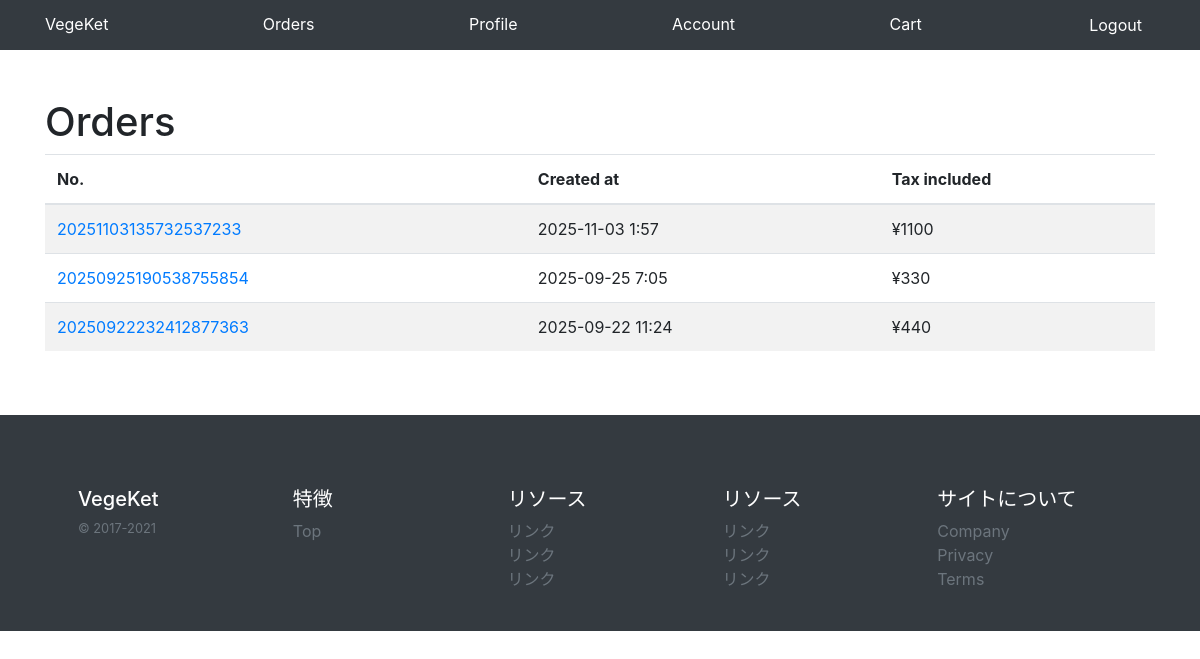
Page /orders/ (signed in) on the committed database.
### base/models/order_models.py (models this page shows, shortened)
class Order(models.Model):
    id = models.CharField(default=custom_timestamp_id, editable=False, primary_key=True, max_length=50)
    user = models.ForeignKey(get_user_model(), on_delete=models.CASCADE)
    uid = models.CharField(editable=False, max_length=50)
    is_confirmed = models.BooleanField(default=False)
    amount = models.PositiveIntegerField(default=0)
    tax_included = models.PositiveIntegerField(default=0)
    items = models.JSONField()
    shipping = models.JSONField()
    shipped_at = models.DateTimeField(blank=True, null=True)
    canceled_at = models.DateTimeField(blank=True, null=True)
    memo = models.TextField(blank=True)
    created_at = models.DateTimeField(auto_now_add=True)
    updated_at = models.DateTimeField(auto_now=True)

### base/views/order_views.py (the view)
# urls.py: path('orders/', views.OrderIndexView.as_view()),
class OrderIndexView(LoginRequiredMixin, ListView):
    model = Order
    template_name = 'pages/orders.html'
    def get_queryset(self):
        return Order.objects.filter(user=self.request.user).order_by('-created_at')

### config/custom_context_processors.py (called while the page is built)
def base(request):
  items = Item.objects.filter(is_published=True)
  return {
    'TITLE': settings.TITLE,
    'ADDTIONAL_ITEMS': items,
    'POPULAR_ITEMS': items.order_by('-sold_count')
  }

### templates/pages/orders.html
{% extends 'base.html' %}
{% block main %}
<div class="container my-5">
  <div class="row">
    <div class="col-12">
      <h1>Orders</h1>
      <table class="table table-striped">
        <thead>
          <tr>
            <th scope="col">No.</th>
            <th scope="col">Created at</th>
            <th scope="col">Tax included</th>
          </tr>
        </thead>
        <tbody>
        {% for object in object_list %}
        <tr>
          <td><a href="/orders/{{object.pk}}/">{{object.pk}}</a></td>
          <td>{{object.created_at|date:"Y-m-d f"}}</td>
          <td>¥{{object.tax_included}}</td>
        </tr>
        {% endfor %}
        </tbody>
      </table>
    </div>
  </div>
</div>
{% endblock %}

### templates/base.html (shortened to what this page needs)
<!DOCTYPE html>
<html lang="ja">
<head>
   <link rel="stylesheet"
href="https://stackpath.bootstrapcdn.com/bootstrap/4.5.0/css/bootstrap.min.css"
>
</head>
<body>
  <header>
    {% block header %}
    {% include 'snippets/header.html' %}
    {% endblock %}
  </header>
  <main>
    {% block main %}
    {% endblock %}
  </main>
  <footer>
    {% block footer %}
    {% include 'snippets/footer.html' %}
    {% endblock %}
  </footer>
</body>
</html>

### templates/snippets/header.html (shortened to what this page needs)
<div class="py-1 bg-dark">
  <nav class="container d-flex flex-column flex-md-row justify-content-between">
    <a class="py-2 text-white" href="/">{{ TITLE }}</a>
    <a class="py-2 d-none d-md-inline-block text-white"
href="/orders/">Orders</a>
    <a class="py-2 d-none d-md-inline-block text-white"
href="/profile/">Profile</a>
    <a class="py-2 d-none d-md-inline-block text-white"
href="/account/">Account</a>
    <a class="py-2 d-none d-md-inline-block text-white"
href="/cart/">Cart
    </a>
    {% if user.is_authenticated %}
    <form action="{% url 'logout' %}" method="post" style="display:inline;">
      <button type="submit" class="py-2 d-none d-md-inline-block text-white btn btn-link" style="text-decoration:none;">Logout</button>
    </form>
    {% else %}
    <a class="py-2 d-none d-md-inline-block text-white" href="/login/">Login</a>
    <a class="py-2 d-none d-md-inline-block text-white" href="/signup/">SignUp</a>
    {% endif %}
  </nav>
</div>

### templates/snippets/footer.html
<div class="container w-100 bg-dark text-white py-4" style="max-width: 100%;">
  <div class="row mt-5 mx-5">
    <div class="col-12 col-md">
      <h5>{{ TITLE }}</h5>
      <small class="d-block mb-3 text-muted">&copy; 2017-2021</small>
    </div>
    <div class="col-6 col-md">
      <h5>特徴</h5>
      <ul class="list-unstyled text-small">
        <li><a class="link-secondary text-muted" href="/">Top</a></li>
      </ul>
    </div>
    <div class="col-6 col-md">
      <h5>リソース</h5>
      <ul class="list-unstyled text-small">
      <li><a class="link-secondary text-muted" href="#">リンク</a>
</li>
      <li><a class="link-secondary text-muted" href="#">リンク</a>
</li>
      <li><a class="link-secondary text-muted" href="#">リンク</a>
</li>
      </ul>
    </div>
    <div class="col-6 col-md">
      <h5>リソース</h5>
      <ul class="list-unstyled text-small">
      <li><a class="link-secondary text-muted" href="#">リンク</a>
</li>
      <li><a class="link-secondary text-muted" href="#">リンク</a>
</li>
      <li><a class="link-secondary text-muted" href="#">リンク</a>
</li>
      </ul>
    </div>
    <div class="col-6 col-md">
      <h5>サイトについて</h5>
      <ul class="list-unstyled text-small">
        <li><a class="link-secondary text-muted" href="#">Company</a>
</li>
        <li><a class="link-secondary text-muted" href="#">Privacy</a>
</li>
        <li><a class="link-secondary text-muted" href="#">Terms</a>
</li>
      </ul>
    </div>
  </div>
</div>

### rows in the picture
Order: pk "20251103135732537233", created_at "2025-11-03 1:57", tax_included "1100"
Order: pk "20250925190538755854", created_at "2025-09-25 7:05", tax_included "330"
Order: pk "20250922232412877363", created_at "2025-09-22 11:24", tax_included "440"

### other values in the picture
{{ TITLE }} "VegeKet"
